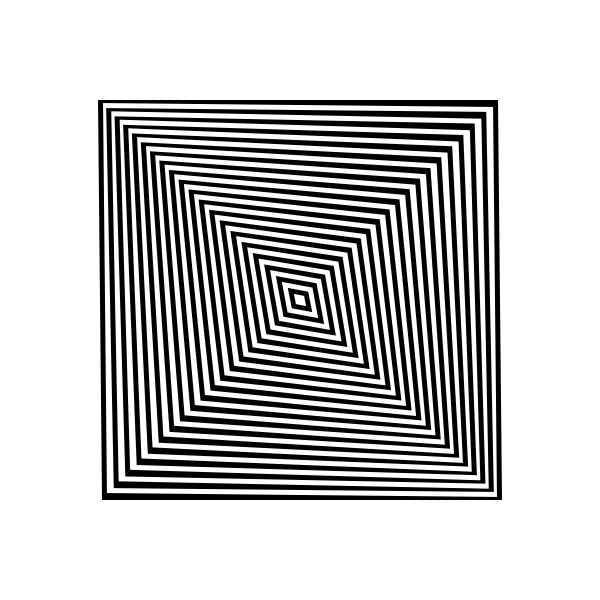
Frame 1 (no input)
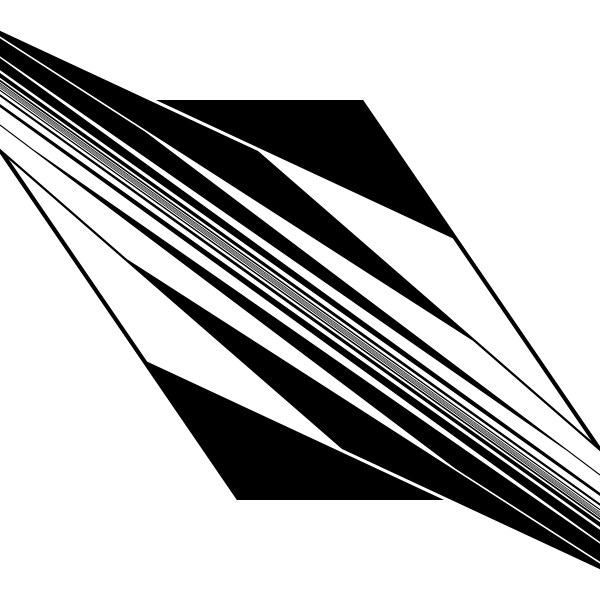
Frame 60 (the mouse pressed at the canvas centre just before this capture)
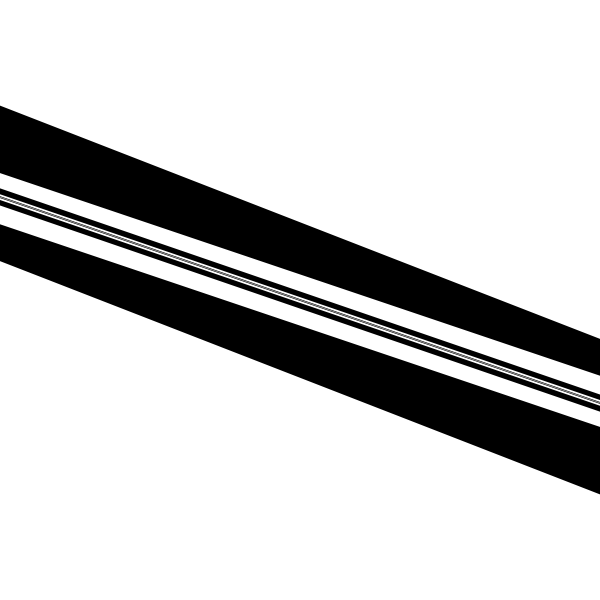
Frame 120 (the mouse held since frame 60 and released just before this capture)

The Processing sketch that drew these frames (run headless with seeded random() and noise(); from frame 60 on, the mouse is pressed at the canvas centre):

// Processing sketch: sketch_141
// ── sketch_141.pde
float t, tstep;
int num = 40;

void setup() {
  size(600, 600);
  background(255);
  pixelDensity(2);
  rectMode(CENTER);
  noStroke();

  t = 0.01;
  tstep = 0.01;
}

void draw() {
  background(255);
  translate(width/2, height/2);

  for (int i=num; i>0; i--) {
    if (i%2==0) {
      fill(0);
      shearX(t);
      //shearY(-t);
    } else {
      fill(255);
      //shearX(-t);
      shearY(t);
    }
    rect(0, 0, i*10, i*10);
  }

  updateT();
}

void updateT() {
  if (t>TWO_PI) {
    t -= TWO_PI;
  }

  t += tstep;
}
